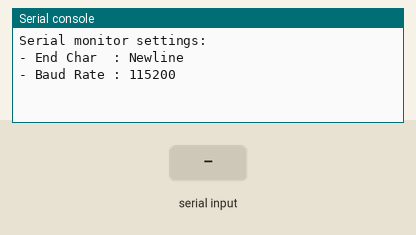
This program was run on a simulated CircuitPython board. On the bench: the last lines printed to the serial console. Inputs (shaded band) come from the test bench.

Above: at 1.2 s.
1.3 s: "1\n" received over the second serial link
At 4.1 s:
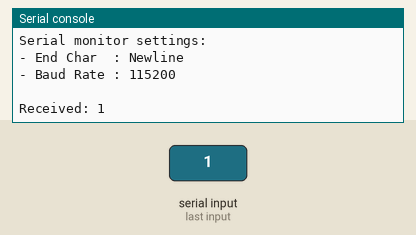
4.3 s: "1" typed at the serial console, then Enter
At 5.5 s:
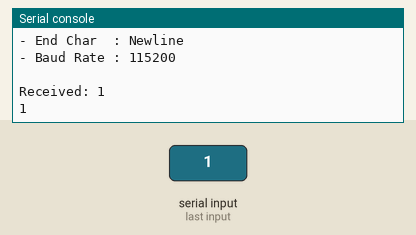
5.8 s: "0" typed at the serial console, then Enter
At 6.9 s:
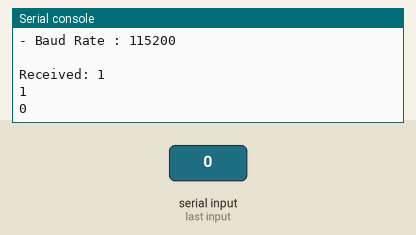
7.3 s: "0\n" received over the second serial link
At 9.59 s:
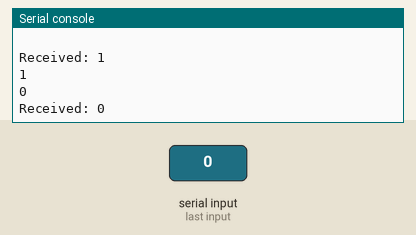

Measured:
- after the input at 1.3 s, the serial console: prints a new line after 2.0 s (image 1)
- after the input at 4.3 s, the serial console: prints a new line at once (image 2)
- after the input at 5.8 s, the serial console: prints a new line at once (image 3)
- after the input at 7.3 s, the serial console: prints a new line after 2.0 s (image 4)

The program:

LoRa_ESP32.py
```python
import board
import busio
import time
import sys

# Define RX and TX pins for CircuitPython
rx_pin = board.RX  # RX pin
tx_pin = board.TX  # TX pin

# Initialize hardware serial
uart = busio.UART(tx=tx_pin, rx=rx_pin, baudrate=9600, timeout=2.0)  # Increased timeout to 2 seconds

# Initialize the serial monitor for debugging
print("Serial monitor settings:")
print("- End Char  : Newline")
print("- Baud Rate : 115200")
print()

# Function to handle non-blocking input
def non_blocking_input():
    import select
    # Check if data is available on stdin
    if select.select([sys.stdin], [], [], 0.0)[0]:
        return sys.stdin.readline().strip()  # Read input from stdin if available
    return None

while True:
    # Check if data is available from LoRa module
    if uart.in_waiting > 0:
        data = uart.read(256)  # Read up to 256 bytes
        if data:
            print("Received:", data.decode('utf-8').strip())  # Print the data from LoRa module

    # Check if data is available from serial monitor
    input_data = non_blocking_input()  # Check for non-blocking input
    if input_data:
        # Append carriage return and line feed
        uart.write((input_data + '\r\n').encode('utf-8'))  # Send data to LoRa module

    time.sleep(0.1)  # Small delay to prevent excessive CPU usage
```
